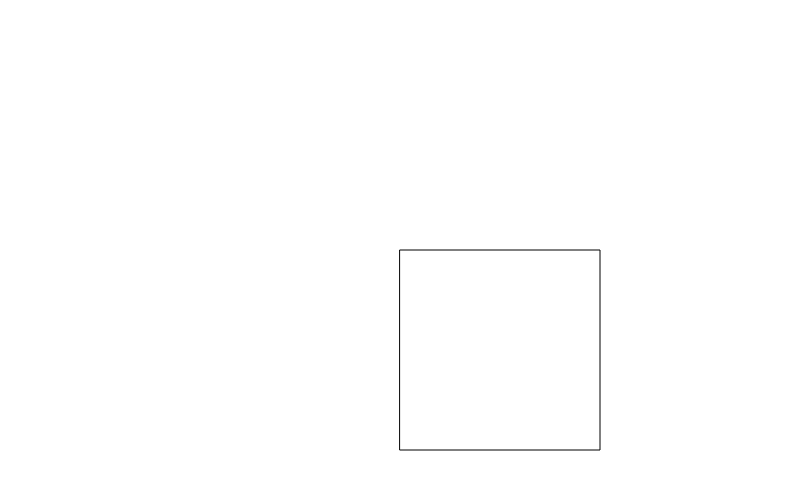
Frame 1 (no input)
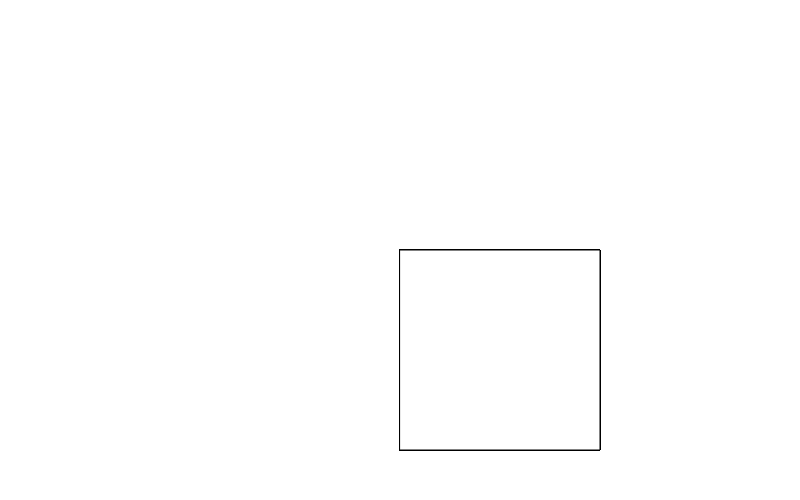
Frame 60 (no input)
Frame 120 (the mouse pressed at the canvas centre since frame 60): identical to frame 60, image omitted

The p5.js sketch that drew these frames (run headless with seeded random() and noise() and a simulated clock; from frame 60 on, the mouse is pressed at the canvas centre):

// p5.js sketch
// ── sketch.js
function setup() {
createCanvas(800,500);
}

function draw() {
  rect(400,250,200,200);
}
